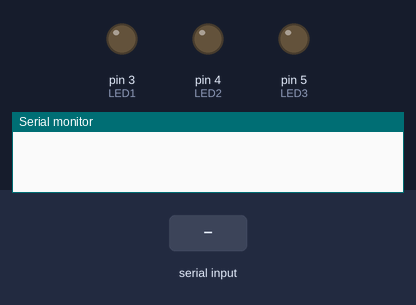
Bench run of a sketch on a simulated Arduino Uno, built with avr-gcc and run on an emulated ATmega328P. Shown: output pins drawn as LEDs (lit = HIGH), the last lines printed to the serial monitor. The inputs (shaded band) are chosen by the test bench.

Above: at 1.2 s.
1.3 s: "R" received over Serial
At 2.4 s:
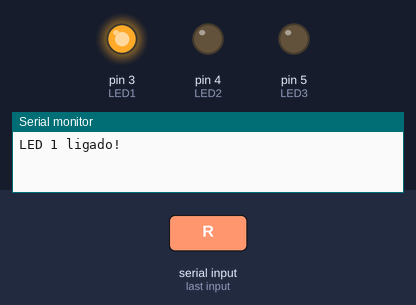
2.8 s: "G" received over Serial
At 3.5 s:
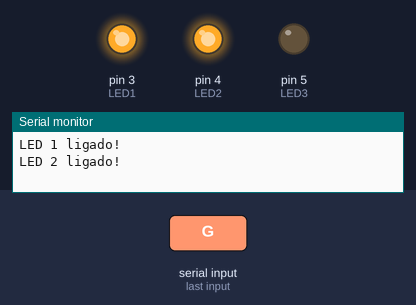
4.3 s: "B" received over Serial
At 4.6 s:
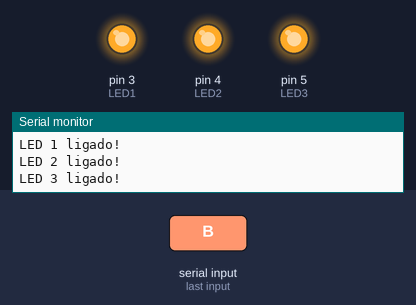
5.8 s: "R" received over Serial
At 7.0 s:
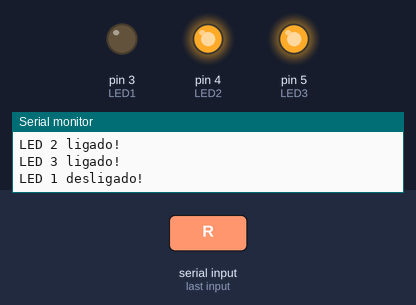
7.3 s: "G" received over Serial
At 8.1 s:
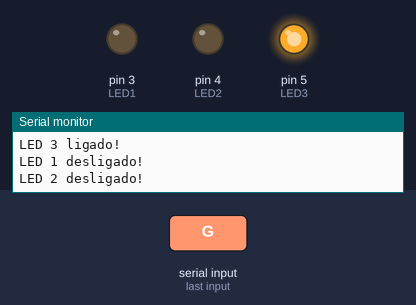
Timing chart, 0 to 9.8 s (numbered marks = the images above; inputs shaded):
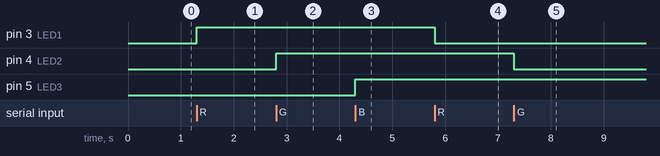

Measured:
- after the input at 1.3 s, pin 3 (LED1): LOW → HIGH at once
- after the input at 2.8 s, pin 4 (LED2): LOW → HIGH at once
- after the input at 4.3 s, pin 5 (LED3): LOW → HIGH at once
- after the input at 5.8 s, pin 3 (LED1): HIGH → LOW at once
- after the input at 7.3 s, pin 4 (LED2): HIGH → LOW at once

The sketch:

exemplo_bluetooth_hc06_android.ino
```cpp
/**************************************************************************
 *                 Placa de Desenvolvimento Arduino Uno                   *
 *                 Controle de LEDs via Bluetooth com Android             *
 * Elaborado/Adaptado por Epaminondas Lage                                *
 *                                                                        *
 * Este código permite o controle de três LEDs conectados aos pinos 3, 4, *
 * e 5 do Arduino Uno através de comandos enviados via Bluetooth. A       *
 * comunicação é feita entre Arduino e um dispositivo Android utilizando  *
 * um módulo Bluetooth (HC-05 ou HC-06).                                  *
 *                                                                        *
 * O usuário pode ligar ou desligar os LEDs enviando os caracteres 'R',   *
 * 'G', e 'B' através de um aplicativo de terminal Bluetooth no Android.  *
 *                                                                        *
 * Integração com Android:                                                *
 * - No dispositivo Android, utilize um aplicativo de terminal Bluetooth  *
 *   como "Bluetooth Terminal" ou "Serial Bluetooth Terminal" para se     *
 *   conectar ao módulo Bluetooth do Arduino.                             *
 * - Envie o caractere 'R' para controlar o LED 1, 'G' para o LED 2, e    *
 *   'B' para o LED 3. O estado dos LEDs será alternado entre ligado e    *
 *   desligado a cada comando recebido.                                   *
 **************************************************************************/

char buffer; // Variável do tipo char para armazenar o dado recebido via Bluetooth

const int LED1 = 3; // Pino digital utilizado pelo LED 1
const int LED2 = 4; // Pino digital utilizado pelo LED 2
const int LED3 = 5; // Pino digital utilizado pelo LED 3

int statusLED1 = 0; // Variável que armazena o estado do LED 1 (0 = desligado, 1 = ligado)
int statusLED2 = 0; // Variável que armazena o estado do LED 2 (0 = desligado, 1 = ligado)
int statusLED3 = 0; // Variável que armazena o estado do LED 3 (0 = desligado, 1 = ligado)

void setup(){
  pinMode(LED1, OUTPUT); // Configura o pino do LED 1 como saída
  pinMode(LED2, OUTPUT); // Configura o pino do LED 2 como saída
  pinMode(LED3, OUTPUT); // Configura o pino do LED 3 como saída
  Serial.begin(9600); // Inicializa a comunicação serial com velocidade de 9600 bps
}

void loop(){
  while(Serial.available() > 0){ // Verifica se há dados disponíveis na serial
    buffer = Serial.read(); // Lê o dado recebido via Bluetooth e armazena na variável buffer

    // Controle do LED 1 com o comando 'R'
    if ((buffer == 'R') && (statusLED1 == 0)){ // Se o comando recebido for 'R' e o LED 1 estiver desligado
      digitalWrite(LED1, HIGH); // Liga o LED 1
      Serial.println("LED 1 ligado!"); // Envia uma mensagem para o monitor serial indicando que o LED 1 foi ligado
      statusLED1 = 1; // Atualiza o estado do LED 1 para ligado
    } else if ((buffer == 'R') && (statusLED1 == 1)){ // Se o comando recebido for 'R' e o LED 1 estiver ligado
      digitalWrite(LED1, LOW); // Desliga o LED 1
      Serial.println("LED 1 desligado!"); // Envia uma mensagem para o monitor serial indicando que o LED 1 foi desligado
      statusLED1 = 0; // Atualiza o estado do LED 1 para desligado
    }

    // Controle do LED 2 com o comando 'G'
    if ((buffer == 'G') && (statusLED2 == 0)){ // Se o comando recebido for 'G' e o LED 2 estiver desligado
      digitalWrite(LED2, HIGH); // Liga o LED 2
      Serial.println("LED 2 ligado!"); // Envia uma mensagem para o monitor serial indicando que o LED 2 foi ligado
      statusLED2 = 1; // Atualiza o estado do LED 2 para ligado
    } else if ((buffer == 'G') && (statusLED2 == 1)){ // Se o comando recebido for 'G' e o LED 2 estiver ligado
      digitalWrite(LED2, LOW); // Desliga o LED 2
      Serial.println("LED 2 desligado!"); // Envia uma mensagem para o monitor serial indicando que o LED 2 foi desligado
      statusLED2 = 0; // Atualiza o estado do LED 2 para desligado
    }

    // Controle do LED 3 com o comando 'B'
    if ((buffer == 'B') && (statusLED3 == 0)){ // Se o comando recebido for 'B' e o LED 3 estiver desligado
      digitalWrite(LED3, HIGH); // Liga o LED 3
      Serial.println("LED 3 ligado!"); // Envia uma mensagem para o monitor serial indicando que o LED 3 foi ligado
      statusLED3 = 1; // Atualiza o estado do LED 3 para ligado
    } else if ((buffer == 'B') && (statusLED3 == 1)){ // Se o comando recebido for 'B' e o LED 3 estiver ligado
      digitalWrite(LED3, LOW); // Desliga o LED 3
      Serial.println("LED 3 desligado!"); // Envia uma mensagem para o monitor serial indicando que o LED 3 foi desligado
      statusLED3 = 0; // Atualiza o estado do LED 3 para desligado
    }
  }
}
```
